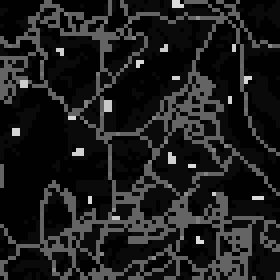
#> input picture test/instances/Aix/map.tiff, 70 x 70 px (shown 4 times larger)
$ python generate_instance.py
#> lines starting #> are read from the running program, lines starting #| are printed output that depends on the picture
from PIL import Image
import csv
import itertools as it
import math
import matplotlib.pyplot as plt
import matplotlib.patches as mpatches
import numpy as np
import os
import pathlib

# ################################ INPUT DATA #################################

root_path = pathlib.Path(__file__).parent.resolve()

tif_image = Image.open(root_path / "map.tiff")
#> tif_image is the input picture: PIL image 70x70 F; min 1, max 220, mean 29.9
tif_matrix = np.array(tif_image)

# instance_name = "instance_70x70"

instance_name = "instance_30x30"
# strat_x = 2
# start_y = 12
# tif_matrix = tif_matrix[start_y:start_y+40, strat_x:strat_x+40]
tif_matrix = tif_matrix[16:46, 16:46]
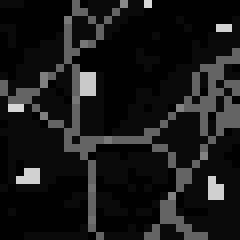
#> tif_matrix: shape (30, 30) float32 (shown 8 times larger); min 1, max 216, mean 25.8

# [7 lines of commented-out code are left out]
def cell_type(v):
    v = int(v)
    if v == 1:
        return "habitat"
    if v == 10:
        return "field"
    if v == 100:
        return "road"
    if 100 < v < 200:
        return "wildlife crossing"
    if 200 < v:
        return "land acquisition"
    raise ValueError(f"Unknown cell value '{v}'")


# return the option_id of a cell as a function of its value
def cell_option_id(v):
    v = int(v)
    if 100 < v < 200:
        return str(v)
    if 200 < v:
        return str(v)
    return None


colors = {
    "habitat": (0,136,55),
    "field": (166,219,160),
    "road": (123,50,148),
    "wildlife crossing": (194,165,207),
    "land acquisition": (247,247,247),
}
source_quality_map = {
    "habitat": 1,
    "field": 0,
    "road": 0,
    "wildlife crossing": 0,
    "land acquisition": 0,
}
probability_map = {
    "habitat": 1,
    "field": 0.98,
    "road": 0.66,
    "wildlife crossing": 0.8,
    "land acquisition": 0.98,
}
quality_gain_map = {"wildlife crossing": 0, "land acquisition": 1}
improved_probability_map = {"wildlife crossing": 0.95, "land acquisition": 0.995}
cell_cost = {"wildlife crossing": 1, "land acquisition": 0.2}


# ################################ PRINT IMAGE ################################

os.makedirs(root_path / instance_name, exist_ok=True)

(height, width) = tif_matrix.shape
#> height = 30; width = 30
img = Image.new("RGB", (width, height))
#> img: PIL image 30x30 RGB; every value is 0
pixels = img.load()
for idx, value in np.ndenumerate(tif_matrix):
    (y, x) = idx
    pixels[x, y] = colors[cell_type(value)]
#> this loop made 900 passes
#> (value, y, x, v in cell_type) on passes 1 to 3: (10, 0, 0, 10), (10, 0, 1, 10), (10, 0, 2, 10)

fig, ax = plt.subplots(figsize=(16, 16))
ax.imshow(img)

legend_patches = [
    mpatches.Patch(color=np.array(color) / 255, label=color_id, ec=(0.5, 0.5, 0.5))
    for color_id, color in colors.items()
]
ax.legend(
    handles=legend_patches,
    fontsize=40,
    loc="lower left",
    framealpha=0.9,
    bbox_to_anchor=(1, 0),
)
ax.set_xticks([])
ax.set_yticks([])

plt.tight_layout()
# plt.show()
plt.savefig(root_path / f"{instance_name}/{instance_name}.png")
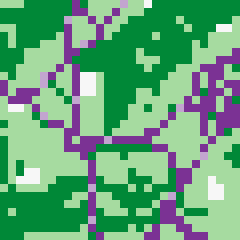
#> shown: shape (30, 30, 3) (shown 8 times larger); mean R, G, B 101.1, 164.3, 122.4

# ################################ PRINT FILES ################################


def readCSVDict(file_name, id_column="id", delimiter=","):
    file = csv.DictReader(open(file_name), delimiter=delimiter)
    d = {}
    for row in file:
        d[row[id_column]] = row
    return d


def writeCSV(file_name, columns):
    file_path = file_name
    file = open(file_path, "w")
    file.write(columns + "\n")
    return file


vertices_csv = writeCSV(root_path / f"{instance_name}/vertices.csv", "id,quality,x,y")
arcs_csv = writeCSV(root_path / f"{instance_name}/arcs.csv", "id,from,to,probability")


def add_vertex(id, quality, x, y):
    vertices_csv.write(f"{id},{quality},{x},{y}\n")


def add_arc(arc_id, source_id, target_id, probability):
    arcs_csv.write(f"{arc_id},{source_id},{target_id},{probability}\n")


offset_for_display = 0.33

(width, height) = tif_matrix.shape
for idx, value in np.ndenumerate(tif_matrix):
    (y, x) = idx
    id = f"{x}:{y}"
    quality = source_quality_map[cell_type(value)]
    probability = probability_map[cell_type(value)]

    add_vertex(id, quality, x, y)
    add_vertex(f"{id}_in", 0, x - offset_for_display, y - offset_for_display)
    add_vertex(f"{id}_out", 0, x + offset_for_display, y + offset_for_display)

    add_arc(f"{id}_in_arc", f"{id}_in", id, math.sqrt(probability))
    add_arc(f"{id}_out_arc", id, f"{id}_out", math.sqrt(probability))

    for to_x, to_y in [(x - 1, y), (x + 1, y), (x, y - 1), (x, y + 1)]:
        if 0 <= to_x < width and 0 <= to_y < height:
            to_id = f"{to_x}:{to_y}"
            arc_id = f"{id}_to_{to_id}"
            add_arc(arc_id, f"{id}_out", f"{to_id}_in", 1)
#> this loop made 900 passes
#> (value, y, x, id, quality, probability) on passes 2 to 4: (10, 0, 1, '1:0', 0, 0.98), (10, 0, 2, '2:0', 0, 0.98), (1, 0, 3, '3:0', 1, 1)

vertices_csv.close()
arcs_csv.close()

options_csv = writeCSV(root_path / f"{instance_name}/options.csv", "id,cost")
vertex_options_csv = writeCSV(
    root_path / f"{instance_name}/vertices_improvements.csv",
    "vertex_id,option_id,quality_gain",
)
arc_options_csv = writeCSV(
    root_path / f"{instance_name}/arcs_improvements.csv",
    "arc_id,option_id,improved_probability",
)


def add_option(option_id, cost):
    options_csv.write(f"{option_id},{cost}\n")


def add_vertex_option(vertex_id, option_id, quality_gain):
    vertex_options_csv.write(f"{vertex_id},{option_id},{quality_gain}\n")


def add_arc_option(arc_id, option_id, improved_prob):
    arc_options_csv.write(f"{arc_id},{option_id},{improved_prob}\n")


options = {}

for idx, value in np.ndenumerate(tif_matrix):
    (y, x) = idx
    id = f"{x}:{y}"
    value = int(value)
    cell_t = cell_type(value)
    cell_option = cell_option_id(value)
    if cell_option is None:
        continue

    if cell_option not in options:
        options[cell_option] = 0
    options[cell_option] += cell_cost[cell_t]

    quality_gain = quality_gain_map[cell_t]
    improved_prob = improved_probability_map[cell_t]

    if quality_gain > 0:
        add_vertex_option(id, value, quality_gain)

    if improved_prob > probability_map[cell_t]:
        add_arc_option(f"{id}_in_arc", value, math.sqrt(improved_prob))
        add_arc_option(f"{id}_out_arc", value, math.sqrt(improved_prob))
#> this loop made 900 passes
#> (idx, value) on passes 15 to 17: ((0, 14), 10), ((0, 15), 137), ((0, 16), 10)

for id, cost in options.items():
    add_option(id, cost)
#> this loop made 18 passes
#> (id, cost) on passes 1 to 12: ('137', 1), ('216', 0.2), ('121', 1), ('210', 0.4), ('120', 1), ('128', 2), ('201', 1.2), ('119', 1), ('214', 0.4), ('132', 1), ('127', 1), ('122', 1)

options_csv.close()
vertex_options_csv.close()
arc_options_csv.close()


instance_file = open(root_path / f"{instance_name}/instance.json", "w")
instance_file.write(
    """{
    "options": {
        "csv_file": "options.csv"
    },
    "cases": {
        "squirrel": {
            "vertices": {
                "csv_file": "vertices.csv"
            },
            "arcs": {
                "csv_file": "arcs.csv"
            },
            "vertices_improvements": {
                "csv_file": "vertices_improvements.csv"
            },
            "arcs_improvements": {
                "csv_file": "arcs_improvements.csv"
            }
        }
    },
    "criterion": "squirrel"
}"""
)
instance_file.close()
